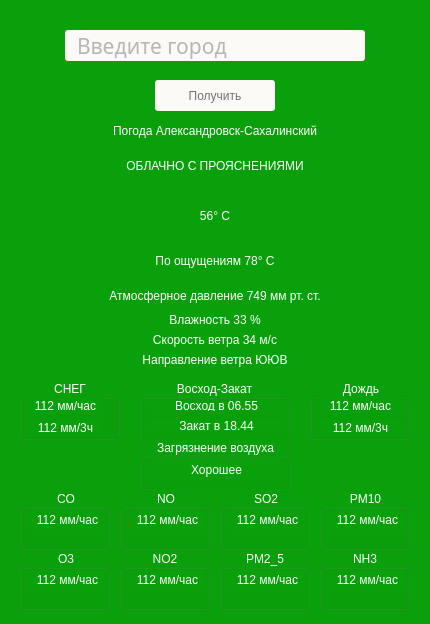
<?xml version="1.0" encoding="UTF-8"?>
<ui version="4.0">
 <class>weather_form</class>
 <widget class="QWidget" name="weather_form">
  <property name="geometry">
   <rect>
    <x>0</x>
    <y>0</y>
    <width>430</width>
    <height>624</height>
   </rect>
  </property>
  <property name="tabletTracking">
   <bool>true</bool>
  </property>
  <property name="focusPolicy">
   <enum>Qt::ClickFocus</enum>
  </property>
  <property name="windowTitle">
   <string>Form</string>
  </property>
  <property name="windowIcon">
   <iconset>
    <normaloff>../76818-forecasting-material-rain-shower-weather-icon.png</normaloff>../76818-forecasting-material-rain-shower-weather-icon.png</iconset>
  </property>
  <property name="windowOpacity">
   <double>1.000000000000000</double>
  </property>
  <property name="layoutDirection">
   <enum>Qt::LeftToRight</enum>
  </property>
  <property name="styleSheet">
   <string notr="true">QWidget {
	background-color:#0AA00B;
}</string>
  </property>
  <widget class="QLineEdit" name="inputCity">
   <property name="geometry">
    <rect>
     <x>65</x>
     <y>30</y>
     <width>300</width>
     <height>31</height>
    </rect>
   </property>
   <property name="font">
    <font>
     <family>Gotham Pro</family>
     <pointsize>16</pointsize>
     <weight>50</weight>
     <italic>false</italic>
     <bold>false</bold>
     <kerning>true</kerning>
    </font>
   </property>
   <property name="focusPolicy">
    <enum>Qt::ClickFocus</enum>
   </property>
   <property name="acceptDrops">
    <bool>false</bool>
   </property>
   <property name="styleSheet">
    <string notr="true">QLineEdit {
	background-color: /*#B8CCD5*/#FCFAF7;
	/*border: 1px solid rgb(0, 85, 255);*/
	border-radius: 3px;
	color: #727173;
	font: 16pt &quot;Gotham Pro&quot;;
	padding-left: 10px;
	padding-right: 10px;
}

QLineEdit:focus {
	border: 1px solid #727173;
}</string>
   </property>
   <property name="inputMethodHints">
    <set>Qt::ImhNone</set>
   </property>
   <property name="inputMask">
    <string/>
   </property>
   <property name="frame">
    <bool>true</bool>
   </property>
   <property name="echoMode">
    <enum>QLineEdit::Normal</enum>
   </property>
   <property name="dragEnabled">
    <bool>false</bool>
   </property>
   <property name="readOnly">
    <bool>false</bool>
   </property>
   <property name="placeholderText">
    <string>Введите город</string>
   </property>
   <property name="cursorMoveStyle">
    <enum>Qt::LogicalMoveStyle</enum>
   </property>
   <property name="clearButtonEnabled">
    <bool>false</bool>
   </property>
  </widget>
  <widget class="QPushButton" name="buttonGet">
   <property name="geometry">
    <rect>
     <x>155</x>
     <y>80</y>
     <width>120</width>
     <height>31</height>
    </rect>
   </property>
   <property name="focusPolicy">
    <enum>Qt::ClickFocus</enum>
   </property>
   <property name="contextMenuPolicy">
    <enum>Qt::NoContextMenu</enum>
   </property>
   <property name="autoFillBackground">
    <bool>false</bool>
   </property>
   <property name="styleSheet">
    <string notr="true">QPushButton {
	background-color: /*#B8CCD5*/#FCFAF7;
	border-radius: 3px;
	color: #727173;
	font: 12pt &quot;Gotham Pro&quot;;
	padding-left: 6px;
	padding-right: 6px;
}

QPushButton:pressed {
	border: 1px solid #727173;
}</string>
   </property>
   <property name="inputMethodHints">
    <set>Qt::ImhNone</set>
   </property>
   <property name="text">
    <string>Получить</string>
   </property>
   <property name="checkable">
    <bool>false</bool>
   </property>
   <property name="autoRepeat">
    <bool>false</bool>
   </property>
   <property name="autoExclusive">
    <bool>false</bool>
   </property>
   <property name="autoRepeatDelay">
    <number>304</number>
   </property>
  </widget>
  <widget class="QLabel" name="text_weather_in_city">
   <property name="geometry">
    <rect>
     <x>0</x>
     <y>120</y>
     <width>430</width>
     <height>21</height>
    </rect>
   </property>
   <property name="styleSheet">
    <string notr="true">QLabel {
	color: white;
	font: 12pt &quot;Gotham Pro Narrow&quot;;
}
</string>
   </property>
   <property name="frameShape">
    <enum>QFrame::NoFrame</enum>
   </property>
   <property name="frameShadow">
    <enum>QFrame::Plain</enum>
   </property>
   <property name="text">
    <string>Погода Александровск-Сахалинский</string>
   </property>
   <property name="textFormat">
    <enum>Qt::AutoText</enum>
   </property>
   <property name="scaledContents">
    <bool>false</bool>
   </property>
   <property name="alignment">
    <set>Qt::AlignCenter</set>
   </property>
   <property name="wordWrap">
    <bool>false</bool>
   </property>
  </widget>
  <widget class="QLabel" name="text_temp">
   <property name="geometry">
    <rect>
     <x>0</x>
     <y>190</y>
     <width>430</width>
     <height>51</height>
    </rect>
   </property>
   <property name="styleSheet">
    <string notr="true">QLabel {
	color: white;
	font: 44pt &quot;Gotham Pro Narrow&quot;;
}
</string>
   </property>
   <property name="frameShape">
    <enum>QFrame::NoFrame</enum>
   </property>
   <property name="frameShadow">
    <enum>QFrame::Plain</enum>
   </property>
   <property name="text">
    <string>56° C</string>
   </property>
   <property name="textFormat">
    <enum>Qt::AutoText</enum>
   </property>
   <property name="scaledContents">
    <bool>false</bool>
   </property>
   <property name="alignment">
    <set>Qt::AlignCenter</set>
   </property>
   <property name="wordWrap">
    <bool>false</bool>
   </property>
  </widget>
  <widget class="QLabel" name="text_description">
   <property name="geometry">
    <rect>
     <x>0</x>
     <y>140</y>
     <width>430</width>
     <height>51</height>
    </rect>
   </property>
   <property name="styleSheet">
    <string notr="true">QLabel {
	color: white;
	font: 25px &quot;Gotham Pro Narrow&quot;;
}
</string>
   </property>
   <property name="frameShape">
    <enum>QFrame::NoFrame</enum>
   </property>
   <property name="frameShadow">
    <enum>QFrame::Plain</enum>
   </property>
   <property name="text">
    <string>ОБЛАЧНО С ПРОЯСНЕНИЯМИ</string>
   </property>
   <property name="textFormat">
    <enum>Qt::AutoText</enum>
   </property>
   <property name="scaledContents">
    <bool>false</bool>
   </property>
   <property name="alignment">
    <set>Qt::AlignCenter</set>
   </property>
   <property name="wordWrap">
    <bool>false</bool>
   </property>
  </widget>
  <widget class="QLabel" name="text_temp_likes">
   <property name="geometry">
    <rect>
     <x>0</x>
     <y>240</y>
     <width>430</width>
     <height>41</height>
    </rect>
   </property>
   <property name="styleSheet">
    <string notr="true">QLabel {
	color: white;
	font: 24pt &quot;Gotham Pro Narrow&quot;;
}
</string>
   </property>
   <property name="frameShape">
    <enum>QFrame::NoFrame</enum>
   </property>
   <property name="frameShadow">
    <enum>QFrame::Plain</enum>
   </property>
   <property name="text">
    <string>По ощущениям 78° C</string>
   </property>
   <property name="textFormat">
    <enum>Qt::AutoText</enum>
   </property>
   <property name="scaledContents">
    <bool>false</bool>
   </property>
   <property name="alignment">
    <set>Qt::AlignCenter</set>
   </property>
   <property name="wordWrap">
    <bool>false</bool>
   </property>
  </widget>
  <widget class="QLabel" name="text_pressure">
   <property name="geometry">
    <rect>
     <x>0</x>
     <y>280</y>
     <width>430</width>
     <height>31</height>
    </rect>
   </property>
   <property name="styleSheet">
    <string notr="true">QLabel {
	color: white;
	font: 12pt &quot;Gotham Pro Narrow&quot;;
}
</string>
   </property>
   <property name="frameShape">
    <enum>QFrame::NoFrame</enum>
   </property>
   <property name="frameShadow">
    <enum>QFrame::Plain</enum>
   </property>
   <property name="text">
    <string>Атмосферное давление 749 мм рт. ст.</string>
   </property>
   <property name="textFormat">
    <enum>Qt::AutoText</enum>
   </property>
   <property name="scaledContents">
    <bool>false</bool>
   </property>
   <property name="alignment">
    <set>Qt::AlignCenter</set>
   </property>
   <property name="wordWrap">
    <bool>false</bool>
   </property>
  </widget>
  <widget class="QLabel" name="text_humidity">
   <property name="geometry">
    <rect>
     <x>0</x>
     <y>310</y>
     <width>430</width>
     <height>20</height>
    </rect>
   </property>
   <property name="styleSheet">
    <string notr="true">QLabel {
	color: white;
	font: 12pt &quot;Gotham Pro Narrow&quot;;
}
</string>
   </property>
   <property name="frameShape">
    <enum>QFrame::NoFrame</enum>
   </property>
   <property name="frameShadow">
    <enum>QFrame::Plain</enum>
   </property>
   <property name="text">
    <string>Влажность 33 %</string>
   </property>
   <property name="textFormat">
    <enum>Qt::AutoText</enum>
   </property>
   <property name="scaledContents">
    <bool>false</bool>
   </property>
   <property name="alignment">
    <set>Qt::AlignCenter</set>
   </property>
   <property name="wordWrap">
    <bool>false</bool>
   </property>
  </widget>
  <widget class="QLabel" name="text_speed_wind">
   <property name="geometry">
    <rect>
     <x>0</x>
     <y>330</y>
     <width>430</width>
     <height>20</height>
    </rect>
   </property>
   <property name="styleSheet">
    <string notr="true">QLabel {
	color: white;
	font: 12pt &quot;Gotham Pro Narrow&quot;;
}
</string>
   </property>
   <property name="frameShape">
    <enum>QFrame::NoFrame</enum>
   </property>
   <property name="frameShadow">
    <enum>QFrame::Plain</enum>
   </property>
   <property name="text">
    <string>Скорость ветра 34 м/с</string>
   </property>
   <property name="textFormat">
    <enum>Qt::AutoText</enum>
   </property>
   <property name="scaledContents">
    <bool>false</bool>
   </property>
   <property name="alignment">
    <set>Qt::AlignCenter</set>
   </property>
   <property name="wordWrap">
    <bool>false</bool>
   </property>
  </widget>
  <widget class="QLabel" name="text_direction_wind">
   <property name="geometry">
    <rect>
     <x>0</x>
     <y>350</y>
     <width>430</width>
     <height>20</height>
    </rect>
   </property>
   <property name="styleSheet">
    <string notr="true">QLabel {
	color: white;
	font: 12pt &quot;Gotham Pro Narrow&quot;;
}
</string>
   </property>
   <property name="frameShape">
    <enum>QFrame::NoFrame</enum>
   </property>
   <property name="frameShadow">
    <enum>QFrame::Plain</enum>
   </property>
   <property name="text">
    <string>Направление ветра ЮЮВ</string>
   </property>
   <property name="textFormat">
    <enum>Qt::AutoText</enum>
   </property>
   <property name="scaledContents">
    <bool>false</bool>
   </property>
   <property name="alignment">
    <set>Qt::AlignCenter</set>
   </property>
   <property name="wordWrap">
    <bool>false</bool>
   </property>
  </widget>
  <widget class="QGroupBox" name="block_snow">
   <property name="geometry">
    <rect>
     <x>20</x>
     <y>380</y>
     <width>100</width>
     <height>60</height>
    </rect>
   </property>
   <property name="styleSheet">
    <string notr="true">QGroupBox {
	color:white;
	font: 14px &quot;Gotham Pro Medium&quot;;
}</string>
   </property>
   <property name="title">
    <string>СНЕГ</string>
   </property>
   <property name="alignment">
    <set>Qt::AlignCenter</set>
   </property>
   <widget class="QLabel" name="text_snow_hour">
    <property name="geometry">
     <rect>
      <x>10</x>
      <y>18</y>
      <width>71</width>
      <height>16</height>
     </rect>
    </property>
    <property name="styleSheet">
     <string notr="true">QLabel {
	color: white;
	font: 10pt &quot;Gotham Pro Narrow&quot;;
}
</string>
    </property>
    <property name="frameShape">
     <enum>QFrame::NoFrame</enum>
    </property>
    <property name="frameShadow">
     <enum>QFrame::Plain</enum>
    </property>
    <property name="text">
     <string>112 мм/час</string>
    </property>
    <property name="textFormat">
     <enum>Qt::AutoText</enum>
    </property>
    <property name="scaledContents">
     <bool>false</bool>
    </property>
    <property name="alignment">
     <set>Qt::AlignCenter</set>
    </property>
    <property name="wordWrap">
     <bool>false</bool>
    </property>
   </widget>
   <widget class="QLabel" name="text_snow_3_hour">
    <property name="geometry">
     <rect>
      <x>10</x>
      <y>40</y>
      <width>71</width>
      <height>16</height>
     </rect>
    </property>
    <property name="styleSheet">
     <string notr="true">QLabel {
	color: white;
	font: 10pt &quot;Gotham Pro Narrow&quot;;
}
</string>
    </property>
    <property name="frameShape">
     <enum>QFrame::NoFrame</enum>
    </property>
    <property name="frameShadow">
     <enum>QFrame::Plain</enum>
    </property>
    <property name="text">
     <string>112 мм/3ч</string>
    </property>
    <property name="textFormat">
     <enum>Qt::AutoText</enum>
    </property>
    <property name="scaledContents">
     <bool>false</bool>
    </property>
    <property name="alignment">
     <set>Qt::AlignCenter</set>
    </property>
    <property name="wordWrap">
     <bool>false</bool>
    </property>
   </widget>
  </widget>
  <widget class="QGroupBox" name="groupBox_2">
   <property name="geometry">
    <rect>
     <x>310</x>
     <y>380</y>
     <width>100</width>
     <height>60</height>
    </rect>
   </property>
   <property name="styleSheet">
    <string notr="true">QGroupBox {
	color:white;
	font: 14px &quot;Gotham Pro Medium&quot;;
}</string>
   </property>
   <property name="title">
    <string>Дождь</string>
   </property>
   <property name="alignment">
    <set>Qt::AlignCenter</set>
   </property>
   <widget class="QLabel" name="text_rain_hour">
    <property name="geometry">
     <rect>
      <x>10</x>
      <y>18</y>
      <width>81</width>
      <height>16</height>
     </rect>
    </property>
    <property name="styleSheet">
     <string notr="true">QLabel {
	color: white;
	font: 10pt &quot;Gotham Pro Narrow&quot;;
}
</string>
    </property>
    <property name="frameShape">
     <enum>QFrame::NoFrame</enum>
    </property>
    <property name="frameShadow">
     <enum>QFrame::Plain</enum>
    </property>
    <property name="text">
     <string>112 мм/час</string>
    </property>
    <property name="textFormat">
     <enum>Qt::AutoText</enum>
    </property>
    <property name="scaledContents">
     <bool>false</bool>
    </property>
    <property name="alignment">
     <set>Qt::AlignCenter</set>
    </property>
    <property name="wordWrap">
     <bool>false</bool>
    </property>
   </widget>
   <widget class="QLabel" name="text_rain_3_hour">
    <property name="geometry">
     <rect>
      <x>10</x>
      <y>40</y>
      <width>81</width>
      <height>16</height>
     </rect>
    </property>
    <property name="styleSheet">
     <string notr="true">QLabel {
	color: white;
	font: 10pt &quot;Gotham Pro Narrow&quot;;
}
</string>
    </property>
    <property name="frameShape">
     <enum>QFrame::NoFrame</enum>
    </property>
    <property name="frameShadow">
     <enum>QFrame::Plain</enum>
    </property>
    <property name="text">
     <string>112 мм/3ч</string>
    </property>
    <property name="textFormat">
     <enum>Qt::AutoText</enum>
    </property>
    <property name="scaledContents">
     <bool>false</bool>
    </property>
    <property name="alignment">
     <set>Qt::AlignCenter</set>
    </property>
    <property name="wordWrap">
     <bool>false</bool>
    </property>
   </widget>
  </widget>
  <widget class="QGroupBox" name="block_sunrise_and_sunset">
   <property name="geometry">
    <rect>
     <x>140</x>
     <y>380</y>
     <width>150</width>
     <height>60</height>
    </rect>
   </property>
   <property name="styleSheet">
    <string notr="true">QGroupBox {
	color:white;
	font: 14px &quot;Gotham Pro Medium&quot;;
}</string>
   </property>
   <property name="title">
    <string>Восход-Закат</string>
   </property>
   <property name="alignment">
    <set>Qt::AlignCenter</set>
   </property>
   <widget class="QLabel" name="text_sunrise">
    <property name="geometry">
     <rect>
      <x>11</x>
      <y>20</y>
      <width>131</width>
      <height>11</height>
     </rect>
    </property>
    <property name="styleSheet">
     <string notr="true">QLabel {
	color: white;
	font: 10pt &quot;Gotham Pro Narrow&quot;;
}
</string>
    </property>
    <property name="frameShape">
     <enum>QFrame::NoFrame</enum>
    </property>
    <property name="frameShadow">
     <enum>QFrame::Plain</enum>
    </property>
    <property name="text">
     <string>Восход в 06.55</string>
    </property>
    <property name="textFormat">
     <enum>Qt::AutoText</enum>
    </property>
    <property name="scaledContents">
     <bool>false</bool>
    </property>
    <property name="alignment">
     <set>Qt::AlignCenter</set>
    </property>
    <property name="wordWrap">
     <bool>false</bool>
    </property>
   </widget>
   <widget class="QLabel" name="text_sunset">
    <property name="geometry">
     <rect>
      <x>11</x>
      <y>40</y>
      <width>131</width>
      <height>11</height>
     </rect>
    </property>
    <property name="styleSheet">
     <string notr="true">QLabel {
	color: white;
	font: 10pt &quot;Gotham Pro Narrow&quot;;
}
</string>
    </property>
    <property name="frameShape">
     <enum>QFrame::NoFrame</enum>
    </property>
    <property name="frameShadow">
     <enum>QFrame::Plain</enum>
    </property>
    <property name="text">
     <string>Закат в 18.44</string>
    </property>
    <property name="textFormat">
     <enum>Qt::AutoText</enum>
    </property>
    <property name="scaledContents">
     <bool>false</bool>
    </property>
    <property name="alignment">
     <set>Qt::AlignCenter</set>
    </property>
    <property name="wordWrap">
     <bool>false</bool>
    </property>
   </widget>
  </widget>
  <widget class="QGroupBox" name="block_CO">
   <property name="geometry">
    <rect>
     <x>20</x>
     <y>490</y>
     <width>90</width>
     <height>60</height>
    </rect>
   </property>
   <property name="styleSheet">
    <string notr="true">QGroupBox {
	color:white;
	font: 14px &quot;Gotham Pro Medium&quot;;
}</string>
   </property>
   <property name="title">
    <string>CO</string>
   </property>
   <property name="alignment">
    <set>Qt::AlignCenter</set>
   </property>
   <widget class="QLabel" name="text_CO">
    <property name="geometry">
     <rect>
      <x>10</x>
      <y>20</y>
      <width>75</width>
      <height>20</height>
     </rect>
    </property>
    <property name="styleSheet">
     <string notr="true">QLabel {
	color: white;
	font: 10pt &quot;Gotham Pro Narrow&quot;;
}
</string>
    </property>
    <property name="frameShape">
     <enum>QFrame::NoFrame</enum>
    </property>
    <property name="frameShadow">
     <enum>QFrame::Plain</enum>
    </property>
    <property name="text">
     <string>112 мм/час</string>
    </property>
    <property name="textFormat">
     <enum>Qt::AutoText</enum>
    </property>
    <property name="scaledContents">
     <bool>false</bool>
    </property>
    <property name="alignment">
     <set>Qt::AlignCenter</set>
    </property>
    <property name="wordWrap">
     <bool>false</bool>
    </property>
   </widget>
  </widget>
  <widget class="QGroupBox" name="block_NO">
   <property name="geometry">
    <rect>
     <x>120</x>
     <y>490</y>
     <width>90</width>
     <height>60</height>
    </rect>
   </property>
   <property name="styleSheet">
    <string notr="true">QGroupBox {
	color:white;
	font: 14px &quot;Gotham Pro Medium&quot;;
}</string>
   </property>
   <property name="title">
    <string>NO</string>
   </property>
   <property name="alignment">
    <set>Qt::AlignCenter</set>
   </property>
   <widget class="QLabel" name="text_NO">
    <property name="geometry">
     <rect>
      <x>10</x>
      <y>20</y>
      <width>75</width>
      <height>20</height>
     </rect>
    </property>
    <property name="styleSheet">
     <string notr="true">QLabel {
	color: white;
	font: 10pt &quot;Gotham Pro Narrow&quot;;
}
</string>
    </property>
    <property name="frameShape">
     <enum>QFrame::NoFrame</enum>
    </property>
    <property name="frameShadow">
     <enum>QFrame::Plain</enum>
    </property>
    <property name="text">
     <string>112 мм/час</string>
    </property>
    <property name="textFormat">
     <enum>Qt::AutoText</enum>
    </property>
    <property name="scaledContents">
     <bool>false</bool>
    </property>
    <property name="alignment">
     <set>Qt::AlignCenter</set>
    </property>
    <property name="wordWrap">
     <bool>false</bool>
    </property>
   </widget>
  </widget>
  <widget class="QGroupBox" name="block_SO2">
   <property name="geometry">
    <rect>
     <x>220</x>
     <y>490</y>
     <width>90</width>
     <height>60</height>
    </rect>
   </property>
   <property name="styleSheet">
    <string notr="true">QGroupBox {
	color:white;
	font: 14px &quot;Gotham Pro Medium&quot;;
}</string>
   </property>
   <property name="title">
    <string>SO2</string>
   </property>
   <property name="alignment">
    <set>Qt::AlignCenter</set>
   </property>
   <widget class="QLabel" name="text_SO2">
    <property name="geometry">
     <rect>
      <x>10</x>
      <y>20</y>
      <width>75</width>
      <height>20</height>
     </rect>
    </property>
    <property name="styleSheet">
     <string notr="true">QLabel {
	color: white;
	font: 10pt &quot;Gotham Pro Narrow&quot;;
}
</string>
    </property>
    <property name="frameShape">
     <enum>QFrame::NoFrame</enum>
    </property>
    <property name="frameShadow">
     <enum>QFrame::Plain</enum>
    </property>
    <property name="text">
     <string>112 мм/час</string>
    </property>
    <property name="textFormat">
     <enum>Qt::AutoText</enum>
    </property>
    <property name="scaledContents">
     <bool>false</bool>
    </property>
    <property name="alignment">
     <set>Qt::AlignCenter</set>
    </property>
    <property name="wordWrap">
     <bool>false</bool>
    </property>
   </widget>
  </widget>
  <widget class="QGroupBox" name="block_PM10">
   <property name="geometry">
    <rect>
     <x>320</x>
     <y>490</y>
     <width>90</width>
     <height>60</height>
    </rect>
   </property>
   <property name="styleSheet">
    <string notr="true">QGroupBox {
	color:white;
	font: 14px &quot;Gotham Pro Medium&quot;;
}</string>
   </property>
   <property name="title">
    <string>PM10</string>
   </property>
   <property name="alignment">
    <set>Qt::AlignCenter</set>
   </property>
   <widget class="QLabel" name="text_PM10">
    <property name="geometry">
     <rect>
      <x>10</x>
      <y>20</y>
      <width>75</width>
      <height>20</height>
     </rect>
    </property>
    <property name="styleSheet">
     <string notr="true">QLabel {
	color: white;
	font: 10pt &quot;Gotham Pro Narrow&quot;;
}
</string>
    </property>
    <property name="frameShape">
     <enum>QFrame::NoFrame</enum>
    </property>
    <property name="frameShadow">
     <enum>QFrame::Plain</enum>
    </property>
    <property name="text">
     <string>112 мм/час</string>
    </property>
    <property name="textFormat">
     <enum>Qt::AutoText</enum>
    </property>
    <property name="scaledContents">
     <bool>false</bool>
    </property>
    <property name="alignment">
     <set>Qt::AlignCenter</set>
    </property>
    <property name="wordWrap">
     <bool>false</bool>
    </property>
   </widget>
  </widget>
  <widget class="QGroupBox" name="block_PM2_5">
   <property name="geometry">
    <rect>
     <x>220</x>
     <y>550</y>
     <width>90</width>
     <height>60</height>
    </rect>
   </property>
   <property name="styleSheet">
    <string notr="true">QGroupBox {
	color:white;
	font: 14px &quot;Gotham Pro Medium&quot;;
}</string>
   </property>
   <property name="title">
    <string>PM2_5</string>
   </property>
   <property name="alignment">
    <set>Qt::AlignCenter</set>
   </property>
   <widget class="QLabel" name="text_pm2_5">
    <property name="geometry">
     <rect>
      <x>10</x>
      <y>20</y>
      <width>75</width>
      <height>20</height>
     </rect>
    </property>
    <property name="styleSheet">
     <string notr="true">QLabel {
	color: white;
	font: 10pt &quot;Gotham Pro Narrow&quot;;
}
</string>
    </property>
    <property name="frameShape">
     <enum>QFrame::NoFrame</enum>
    </property>
    <property name="frameShadow">
     <enum>QFrame::Plain</enum>
    </property>
    <property name="text">
     <string>112 мм/час</string>
    </property>
    <property name="textFormat">
     <enum>Qt::AutoText</enum>
    </property>
    <property name="scaledContents">
     <bool>false</bool>
    </property>
    <property name="alignment">
     <set>Qt::AlignCenter</set>
    </property>
    <property name="wordWrap">
     <bool>false</bool>
    </property>
   </widget>
  </widget>
  <widget class="QGroupBox" name="block_NH3">
   <property name="geometry">
    <rect>
     <x>320</x>
     <y>550</y>
     <width>90</width>
     <height>60</height>
    </rect>
   </property>
   <property name="styleSheet">
    <string notr="true">QGroupBox {
	color:white;
	font: 14px &quot;Gotham Pro Medium&quot;;
}</string>
   </property>
   <property name="title">
    <string>NH3</string>
   </property>
   <property name="alignment">
    <set>Qt::AlignCenter</set>
   </property>
   <widget class="QLabel" name="text_nh3">
    <property name="geometry">
     <rect>
      <x>10</x>
      <y>20</y>
      <width>75</width>
      <height>20</height>
     </rect>
    </property>
    <property name="styleSheet">
     <string notr="true">QLabel {
	color: white;
	font: 10pt &quot;Gotham Pro Narrow&quot;;
}
</string>
    </property>
    <property name="frameShape">
     <enum>QFrame::NoFrame</enum>
    </property>
    <property name="frameShadow">
     <enum>QFrame::Plain</enum>
    </property>
    <property name="text">
     <string>112 мм/час</string>
    </property>
    <property name="textFormat">
     <enum>Qt::AutoText</enum>
    </property>
    <property name="scaledContents">
     <bool>false</bool>
    </property>
    <property name="alignment">
     <set>Qt::AlignCenter</set>
    </property>
    <property name="wordWrap">
     <bool>false</bool>
    </property>
   </widget>
  </widget>
  <widget class="QGroupBox" name="block_NO2">
   <property name="geometry">
    <rect>
     <x>120</x>
     <y>550</y>
     <width>90</width>
     <height>60</height>
    </rect>
   </property>
   <property name="styleSheet">
    <string notr="true">QGroupBox {
	color:white;
	font: 14px &quot;Gotham Pro Medium&quot;;
}</string>
   </property>
   <property name="title">
    <string>NO2</string>
   </property>
   <property name="alignment">
    <set>Qt::AlignCenter</set>
   </property>
   <widget class="QLabel" name="text_no2">
    <property name="geometry">
     <rect>
      <x>10</x>
      <y>20</y>
      <width>75</width>
      <height>20</height>
     </rect>
    </property>
    <property name="styleSheet">
     <string notr="true">QLabel {
	color: white;
	font: 10pt &quot;Gotham Pro Narrow&quot;;
}
</string>
    </property>
    <property name="frameShape">
     <enum>QFrame::NoFrame</enum>
    </property>
    <property name="frameShadow">
     <enum>QFrame::Plain</enum>
    </property>
    <property name="text">
     <string>112 мм/час</string>
    </property>
    <property name="textFormat">
     <enum>Qt::AutoText</enum>
    </property>
    <property name="scaledContents">
     <bool>false</bool>
    </property>
    <property name="alignment">
     <set>Qt::AlignCenter</set>
    </property>
    <property name="wordWrap">
     <bool>false</bool>
    </property>
   </widget>
  </widget>
  <widget class="QGroupBox" name="block_O3">
   <property name="geometry">
    <rect>
     <x>20</x>
     <y>550</y>
     <width>90</width>
     <height>60</height>
    </rect>
   </property>
   <property name="styleSheet">
    <string notr="true">QGroupBox {
	color:white;
	font: 14px &quot;Gotham Pro Medium&quot;;
}</string>
   </property>
   <property name="title">
    <string>O3</string>
   </property>
   <property name="alignment">
    <set>Qt::AlignCenter</set>
   </property>
   <widget class="QLabel" name="text_o3">
    <property name="geometry">
     <rect>
      <x>10</x>
      <y>20</y>
      <width>75</width>
      <height>20</height>
     </rect>
    </property>
    <property name="styleSheet">
     <string notr="true">QLabel {
	color: white;
	font: 10pt &quot;Gotham Pro Narrow&quot;;
}
</string>
    </property>
    <property name="frameShape">
     <enum>QFrame::NoFrame</enum>
    </property>
    <property name="frameShadow">
     <enum>QFrame::Plain</enum>
    </property>
    <property name="text">
     <string>112 мм/час</string>
    </property>
    <property name="textFormat">
     <enum>Qt::AutoText</enum>
    </property>
    <property name="scaledContents">
     <bool>false</bool>
    </property>
    <property name="alignment">
     <set>Qt::AlignCenter</set>
    </property>
    <property name="wordWrap">
     <bool>false</bool>
    </property>
   </widget>
  </widget>
  <widget class="QGroupBox" name="block_aqi">
   <property name="geometry">
    <rect>
     <x>140</x>
     <y>439</y>
     <width>151</width>
     <height>51</height>
    </rect>
   </property>
   <property name="styleSheet">
    <string notr="true">QGroupBox {
	color:white;
	font: 14px &quot;Gotham Pro Medium&quot;;
}</string>
   </property>
   <property name="title">
    <string>Загрязнение воздуха</string>
   </property>
   <property name="alignment">
    <set>Qt::AlignCenter</set>
   </property>
   <widget class="QLabel" name="text_aqi">
    <property name="geometry">
     <rect>
      <x>11</x>
      <y>20</y>
      <width>131</width>
      <height>21</height>
     </rect>
    </property>
    <property name="styleSheet">
     <string notr="true">QLabel {
	color: white;
	font: 10pt &quot;Gotham Pro Narrow&quot;;
}
</string>
    </property>
    <property name="frameShape">
     <enum>QFrame::NoFrame</enum>
    </property>
    <property name="frameShadow">
     <enum>QFrame::Plain</enum>
    </property>
    <property name="text">
     <string>Хорошее</string>
    </property>
    <property name="textFormat">
     <enum>Qt::AutoText</enum>
    </property>
    <property name="scaledContents">
     <bool>false</bool>
    </property>
    <property name="alignment">
     <set>Qt::AlignCenter</set>
    </property>
    <property name="wordWrap">
     <bool>false</bool>
    </property>
   </widget>
   <widget class="QLabel" name="text_sunset_2">
    <property name="geometry">
     <rect>
      <x>11</x>
      <y>50</y>
      <width>131</width>
      <height>11</height>
     </rect>
    </property>
    <property name="styleSheet">
     <string notr="true">QLabel {
	color: white;
	font: 10pt &quot;Gotham Pro Narrow&quot;;
}
</string>
    </property>
    <property name="frameShape">
     <enum>QFrame::NoFrame</enum>
    </property>
    <property name="frameShadow">
     <enum>QFrame::Plain</enum>
    </property>
    <property name="text">
     <string>Закат в 18.44</string>
    </property>
    <property name="textFormat">
     <enum>Qt::AutoText</enum>
    </property>
    <property name="scaledContents">
     <bool>false</bool>
    </property>
    <property name="alignment">
     <set>Qt::AlignCenter</set>
    </property>
    <property name="wordWrap">
     <bool>false</bool>
    </property>
   </widget>
  </widget>
 </widget>
 <resources/>
 <connections/>
</ui>
